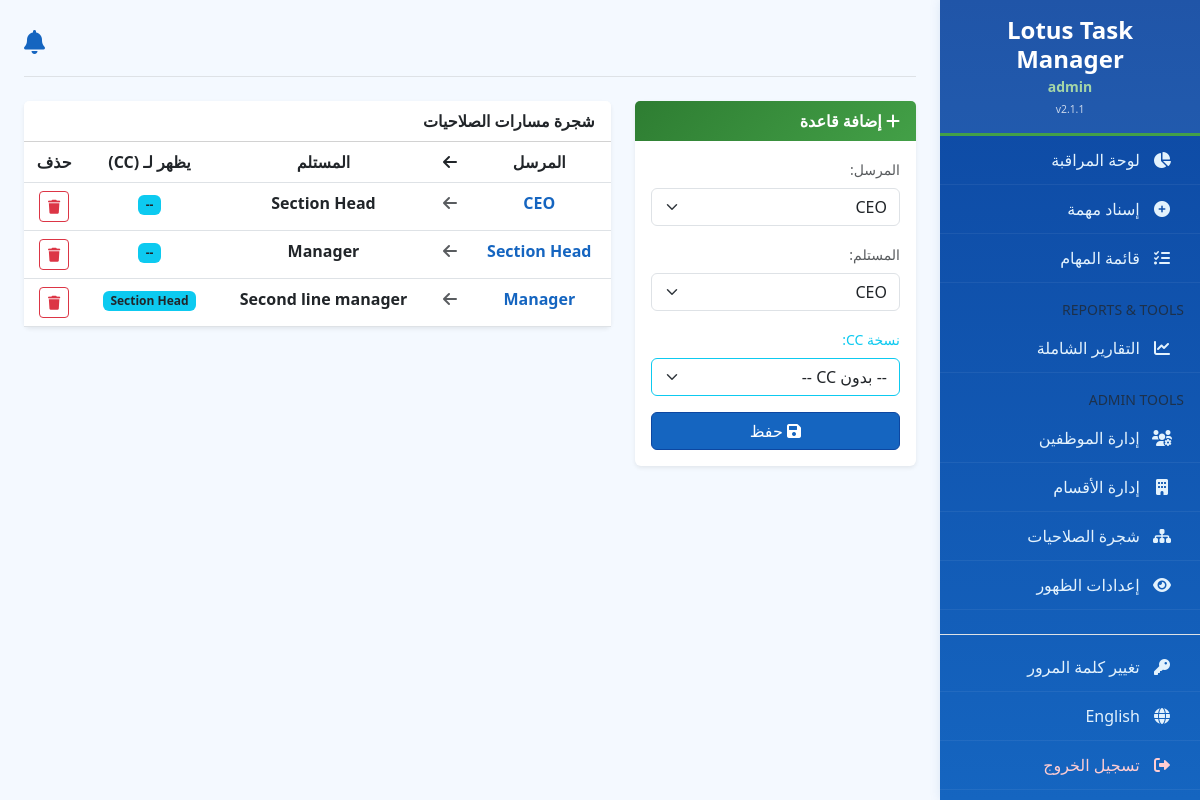
The app's page /admin/hierarchy (signed in) with its own data.
### app.py (models this page shows)
class User(UserMixin, db.Model):
    id = db.Column(db.Integer, primary_key=True)
    full_name = db.Column(db.String(100))
    username = db.Column(db.String(50), unique=True)
    email = db.Column(db.String(120), nullable=True)
    password = db.Column(db.String(200))
    role = db.Column(db.String(50))
    is_active = db.Column(db.Boolean, default=True)
    department_id = db.Column(db.Integer, db.ForeignKey('department.id'), nullable=True)

class HierarchyRule(db.Model):
    id = db.Column(db.Integer, primary_key=True)
    from_role = db.Column(db.String(50))
    to_role = db.Column(db.String(50))
    cc_role = db.Column(db.String(50), nullable=True)

### app.py (the view)
@app.route('/admin/hierarchy', methods=['GET', 'POST'])
@login_required
@admin_required
def manage_hierarchy():
    if request.method == 'POST':
        db.session.add(HierarchyRule(from_role=request.form.get('from_role'), to_role=request.form.get('to_role'), cc_role=request.form.get('cc_role'))); db.session.commit()
    return render_template('manage_hierarchy.html', rules=HierarchyRule.query.all(), roles=AVAILABLE_ROLES)

### app.py (called while the page is built)
@login_manager.user_loader
def load_user(user_id): return User.query.get(int(user_id))

def admin_required(f):
    @wraps(f)
    def decorated(*args, **kwargs):
        if not current_user.is_authenticated or current_user.role not in ['admin', 'CEO']:
            flash('غير مصرح لك بدخول هذه الصفحة' if session.get('lang', 'ar') == 'ar' else 'Access denied', 'danger')
            return redirect(url_for('dashboard'))
        return f(*args, **kwargs)
    return decorated

def user_can_see(feature_key):
    if not current_user.is_authenticated:
        return False
    setting = FeatureVisibility.query.filter_by(feature_key=feature_key).first()
    if not setting:
        default_roles = DEFAULT_FEATURE_VISIBILITY.get(feature_key, AVAILABLE_ROLES)
        return current_user.role in default_roles
    roles = [r.strip() for r in setting.allowed_roles.split(',') if r.strip()]
    return current_user.role in roles

### templates/manage_hierarchy.html (shortened to what this page needs)
{% extends "layout.html" %}
{% block content %}
<div class="row">
    <div class="col-md-4">
        <div class="card shadow-sm border-0 mb-4">
            <div class="card-header ltm-header-green text-white fw-bold"><i class="fas fa-plus"></i> {{ t['add_rule'] }}</div>
            <div class="card-body">
                <form method="POST">
                    <div class="mb-3">
                        <label class="form-label text-muted small">{{ t['from_role'] }}:</label>
                        <select name="from_role" class="form-select" required>
                            {% for r in roles %}<option value="{{ r }}">{{ r }}</option>{% endfor %}
                        </select>
                    </div>
                    <div class="mb-3">
                        <label class="form-label text-muted small">{{ t['to_role'] }}:</label>
                        <select name="to_role" class="form-select" required>
                            {% for r in roles %}<option value="{{ r }}">{{ r }}</option>{% endfor %}
                        </select>
                    </div>
                    <div class="mb-3">
                        <label class="form-label text-info small">{{ t['cc_role'] }}:</label>
                        <select name="cc_role" class="form-select border-info">
                            <option value="">{{ t['no_cc'] }}</option>
                        </select>
                    </div>
                    <button type="submit" class="btn btn-primary w-100"><i class="fas fa-save"></i> {{ t['save_rule'] }}</button>
                </form>
            </div>
        </div>
    </div>
    <div class="col-md-8">
        <div class="card shadow-sm border-0">
            <div class="card-header bg-white fw-bold">{{ t['hierarchy_title'] }}</div>
            <table class="table table-hover mb-0 text-center scroll-panel">
                <thead class="bg-light">
                    <tr>
                        <th>{{ t['sender'] }}</th>
                        <th><i class="fas fa-arrow-left"></i></th>
                        <th>{{ t['receiver'] }}</th>
                        <th>{{ t['appears_to'] }}</th>
                        <th>{{ t['delete'] }}</th>
                    </tr>
                </thead>
                <tbody>
                    {% for rule in rules %}
                    <tr>
                        <td class="fw-bold text-primary">{{ rule.from_role }}</td>
                        <td><i class="fas fa-arrow-left text-muted"></i></td>
                        <td class="fw-bold">{{ rule.to_role }}</td>
                        <td><span class="badge bg-info text-dark">{{ rule.cc_role if rule.cc_role else '--' }}</span></td>
                        <td>
                            <a href="/admin/hierarchy/delete/{{ rule.id }}" class="btn btn-sm btn-outline-danger" onclick="return confirm('{{ t['confirm_delete'] }}')"><i class="fas fa-trash"></i></a>
                        </td>
                    </tr>
                    {% endfor %}
                </tbody>
            </table>
        </div>
    </div>
</div>
{% endblock %}

### templates/layout.html (shortened to what this page needs)
<!DOCTYPE html>
<html lang="{{ lang }}" dir="{{ t['dir'] }}">
<head>
    <link href="https://cdn.jsdelivr.net/npm/bootstrap@5.3.0/dist/css/bootstrap.min.css" rel="stylesheet">
    {% if lang == 'ar' %}
    <link rel="stylesheet" href="https://cdn.jsdelivr.net/npm/bootstrap@5.3.0/dist/css/bootstrap.rtl.min.css">
    {% endif %}
    <link href="https://cdnjs.cloudflare.com/ajax/libs/font-awesome/6.0.0/css/all.css" rel="stylesheet">
</head>
<body>
    {% if current_user.is_authenticated %}
    <div class="sidebar" id="sidebar">
        <div class="p-3 text-center sidebar-brand">
            <h4 class="mb-0 fw-bold">{{ t['system_title'] }}</h4>
            <small class="role-badge">{{ current_user.role }}</small>
            <small class="d-block mt-1" style="font-size:0.65rem; opacity:0.75;">v{{ app_version }}</small>
        </div>
        {% if user_can_see('dashboard') %}
        <a href="/dashboard"><i class="fas fa-chart-pie fa-fw mx-2"></i> {{ t['dashboard'] }}</a>
        {% endif %}
        {% if user_can_see('create_task') %}
        <a href="/tasks/create"><i class="fas fa-plus-circle fa-fw mx-2"></i> {{ t['new_task'] }}</a>
        {% endif %}
        {% if user_can_see('tasks_list') %}
        <a href="/tasks"><i class="fas fa-tasks fa-fw mx-2"></i> {{ t['tasks_list'] }}</a>
        {% endif %}
        {% if user_can_see('reports') %}
        <div class="text-uppercase small text-muted px-3 mt-3 mb-1">Reports & Tools</div>
        <a href="/reports"><i class="fas fa-chart-line fa-fw mx-2"></i> {{ t['reports'] }}</a>
        {% endif %}
        {% if current_user.role in ['admin', 'CEO'] %}
        <div class="text-uppercase small text-muted px-3 mt-3 mb-1">Admin Tools</div>
        {% if user_can_see('users_manage') %}
        <a href="/admin/users"><i class="fas fa-users-cog fa-fw mx-2"></i> {{ t['users_manage'] }}</a>
        {% endif %}
        {% if user_can_see('departments_manage') %}
        <a href="/admin/departments"><i class="fas fa-building fa-fw mx-2"></i> {{ t['departments_manage'] }}</a>
        {% endif %}
        {% if user_can_see('hierarchy_manage') %}
        <a href="/admin/hierarchy"><i class="fas fa-sitemap fa-fw mx-2"></i> {{ t['hierarchy_manage'] }}</a>
        {% endif %}
        <a href="/admin/permissions"><i class="fas fa-eye fa-fw mx-2"></i> {{ t['permissions_manage'] }}</a>
        {% endif %}
        <div class="mt-4 border-top pt-2">
            <a href="#" data-bs-toggle="modal" data-bs-target="#changeMyPassModal">
                <i class="fas fa-key fa-fw mx-2"></i> {{ t['change_password'] }}
            </a>
            <a href="{{ url_for('set_language', lang_code='en' if lang=='ar' else 'ar') }}">
                <i class="fas fa-globe fa-fw mx-2"></i> {{ t['lang_name'] }}
            </a>
            <a href="/logout" class="text-danger"><i class="fas fa-sign-out-alt fa-fw mx-2"></i> {{ t['logout'] }}</a>
        </div>
    </div>
    {% endif %}
    <div class="main-content">
        <div class="container-fluid p-4">
            {% if current_user.is_authenticated %}
            <div class="d-flex justify-content-end align-items-center border-bottom pb-3 mb-4">
                <div class="dropdown">
                    <a href="#" class="text-dark position-relative fs-4 text-decoration-none" id="bellIcon" data-bs-toggle="dropdown" aria-expanded="false" title="{{ t['notif_title'] }}">
                        <i class="fas fa-bell"></i>
                    </a>
                </div>
            </div>
            {% endif %}
            {% block content %}{% endblock %}
        </div>
    </div>
</body>
</html>

### records on screen
User: role "admin"
HierarchyRule: from_role "CEO", to_role "Section Head", cc_role "--"
HierarchyRule: from_role "Section Head", to_role "Manager", cc_role "--"
HierarchyRule: from_role "Manager", to_role "Second line manager", cc_role "Section Head"

### other values on screen
{{ t['system_title'] }} "Lotus Task Manager"
{{ app_version }} "2.1.1"
{{ t['dashboard'] }} "لوحة المراقبة"
{{ t['new_task'] }} "إسناد مهمة"
{{ t['tasks_list'] }} "قائمة المهام"
{{ t['reports'] }} "التقارير الشاملة"
{{ t['users_manage'] }} "إدارة الموظفين"
{{ t['departments_manage'] }} "إدارة الأقسام"
{{ t['hierarchy_manage'] }} "شجرة الصلاحيات"
{{ t['permissions_manage'] }} "إعدادات الظهور"
{{ t['change_password'] }} "تغيير كلمة المرور"
{{ t['lang_name'] }} "English"
{{ t['logout'] }} "تسجيل الخروج"
{{ t['add_rule'] }} "إضافة قاعدة"
{{ t['from_role'] }} "المرسل"
